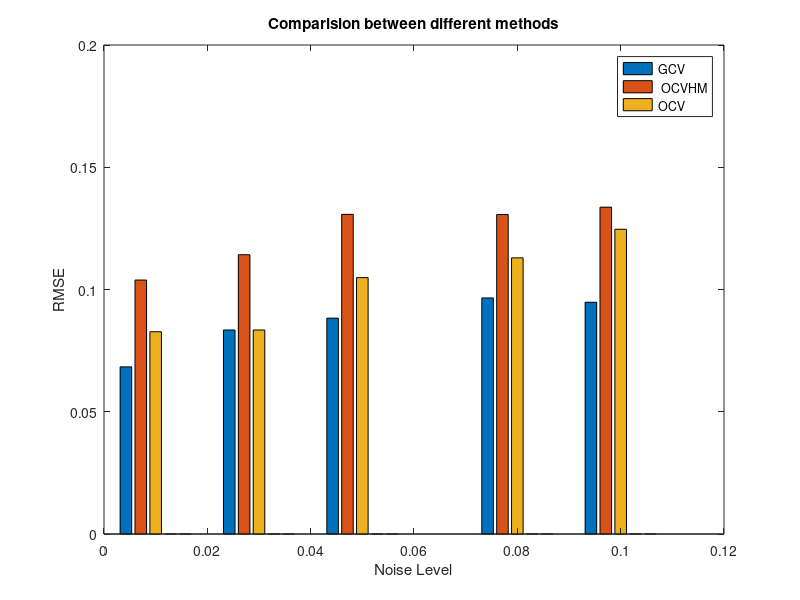

Source code (MATLAB):


z_smooth_01_gcv =[0.11666	0.11219	0.11181	0.11038
0.10557	0.09287	0.09354	0.09017
0.11364	0.06685	0.06561	0.05968
0.06776	0.04611	0.04217	0.04174
0.0641	0.03125	0.02973	0.03074
0.05759	0.03257	0.0293	0.02866];


z_smooth_01_ocvhm =[0.18484	0.2075	0.20052	0.19946
0.16675	0.10922	0.091	0.14707
0.11586	0.06867	0.06029	0.06004
0.0885	0.04656	0.04249	0.06076
0.05228	0.03347	0.03088	0.03182
0.19138	0.06851	0.17319	0.06179];

z_smooth_01_ocv =[0.11401	0.11268	0.04554	0.11048
0.10115	0.08951	0.0901	0.08718
0.21526	0.06193	0.06146	0.05867
0.18607	0.08339	0.04217	0.03961
0.06475	0.1759	0.02973	0.0342
0.0671	0.04554	0.03774	0.0311
];


%--------------------------------------------------------------------------------------------------------------

z_smooth_03_gcv=[0.11386	0.11223	0.11177	0.11041
0.10102	0.09007	0.09387	0.08533
0.21565	0.06478	0.06359	0.05901
0.18632	0.05367	0.05063	0.04369
0.08764	0.04386	0.04276	0.03621
0.06923	0.08769	0.04161	0.03759];

z_smooth_03_ocvhm =[0.18516	0.2077	0.20042	0.1994
0.16659	0.10965	0.0893	0.20704
0.11764	0.0727	0.06986	0.06022
0.09211	0.0486	0.05116	0.0541
0.05727	0.05368	0.04689	0.04311
0.35017	0.04154	0.17306	0.04413
];   



z_smooth_03_ocv =[0.11386	0.11223	0.11177	0.11041
0.10102	0.09007	0.09387	0.08533
0.21565	0.06478	0.06359	0.05901
0.18632	0.05367	0.05063	0.04369
0.08764	0.04386	0.04276	0.03621
0.06923	0.08769	0.04161	0.03759];
%------------------------------------------------------------------------------------------------------------
z_smooth_05_gcv=[0.11636	0.11198	0.1119	0.11059
0.10303	0.09455	0.09451	0.09015
0.09215	0.07566	0.07253	0.06115
0.11126	0.06596	0.06335	0.05971
0.11802	0.06455	0.06169	0.06105
0.17432	0.06335	0.07299	0.06793
];
z_smooth_05_ocvhm =[0.18567	0.20756	0.2004	0.19942
0.1667	0.11033	0.08924	0.13712
0.12328	0.0764	0.11153	0.0615
0.06744	0.05941	0.06411	0.07199
0.08258	0.08367	0.05113	0.05083
0.52193	0.05265	0.173	0.18982];
z_smooth_05_ocv =[0.11473	0.11218	0.11208	0.11082
0.10166	0.09097	0.09108	0.08893
0.21621	0.06834	0.06459	0.06021
0.18672	0.17432	0.06335	0.05059
0.07289	0.17576	0.07862	0.0654
0.11875	0.17873	0.04843	0.0713

];

%-------------------------------------------------------------------------------------------------
z_smooth_08_gcv=[0.11687	0.11273	0.11241	0.11116
0.10028	0.09686	0.09605	0.09097
0.1031	0.08521	0.08004	0.06486
0.16593	0.08887	0.08623	0.07982
0.07987	0.09979	0.09331	0.09198
0.07855	0.06686	0.11199	0.10342];

z_smooth_08_ocvhm =[0.18653	0.20771	0.16558	0.1994
0.16733	0.11185	0.09028	0.20728
0.13786	0.08612	0.15871	0.15479
0.07794	0.06457	0.0873	0.09582
0.09108	0.05872	0.07332	0.18565
0.09722	0.06791	0.17302	0.1901
];


z_smooth_08_ocv =[0.12241	0.11245	0.11241	0.11127
0.10403	0.09643	0.09016	0.08685
0.21735	0.08399	0.06986	0.06352
0.18762	0.1742	0.06028	0.0768
0.08344	0.17628	0.08076	0.05321
0.12109	0.17881	0.05721	0.19037
];

%-------------------------------------------------------------------------------------------------------

z_smooth_1_gcv =[0.11887	0.11187	0.11354	0.11209
0.10357	0.09471	0.0935	0.08912
0.08633	0.07434	0.08588	0.0684
0.09175	0.10564	0.1027	0.09448
0.09004	0.06338	0.11517	0.11348
0.08218	0.06622	0.06978	0.12763
];


z_smooth_1_ocvhm =[0.18729	0.20785	0.15774	0.1177
0.16807	0.11318	0.09147	0.20742
0.15073	0.09359	0.15912	0.15501
0.09072	0.15259	0.10398	0.09825
0.09808	0.0728	0.08897	0.18586
0.1153	0.07901	0.12311	0.19035
];

z_smooth_1_ocv =[0.12434	0.11555	0.11312	0.11195
0.16813	0.11356	0.09207	0.08816
0.21831	0.08535	0.08072	0.06662
0.18681	0.17424	0.07406	0.08036
0.09191	0.17685	0.07974	0.05944
0.13925	0.17896	0.18132	0.19062
];
%-----------------------------------------------------------------------------------------

y = NaN(5,5);

y (1,1)=sum(z_smooth_01_gcv(:))/numel(z_smooth_01_gcv);
y(1,2) = sum (z_smooth_01_ocvhm(:))/numel(z_smooth_01_ocvhm);
y(1,3) = sum (z_smooth_01_ocv(:))/numel(z_smooth_01_ocv);


y (2,1)=sum(z_smooth_03_gcv(:))/numel(z_smooth_03_gcv);
y(2,2) = sum (z_smooth_03_ocvhm(:))/numel(z_smooth_03_ocvhm);
y(2,3) = sum (z_smooth_03_ocv(:))/numel(z_smooth_03_ocv);




y (3,1)=sum(z_smooth_05_gcv(:))/numel(z_smooth_05_gcv);
y(3,2) = sum (z_smooth_05_ocvhm(:))/numel(z_smooth_05_ocvhm);
y(3,3) = sum (z_smooth_05_ocv(:))/numel(z_smooth_05_ocv);



y (4,1)=sum(z_smooth_08_gcv(:))/numel(z_smooth_08_gcv);
y(4,2) = sum (z_smooth_08_ocvhm(:))/numel(z_smooth_08_ocvhm);
y(4,3) = sum (z_smooth_08_ocv(:))/numel(z_smooth_08_ocv);


y (5,1)=sum(z_smooth_1_gcv(:))/numel(z_smooth_1_gcv);
y(5,2) = sum (z_smooth_1_ocvhm(:))/numel(z_smooth_1_ocvhm);
y(5,3) = sum (z_smooth_1_ocv(:))/numel(z_smooth_1_ocv);



x= [.01 .03 .05 .08 .1 ];


bar(x,y)
xlabel(' Noise Level ');
ylabel ('RMSE');
legend ('GCV ',' OCVHM','OCV');
title('Comparision between different methods');
axis([0 .12 0 .2])




